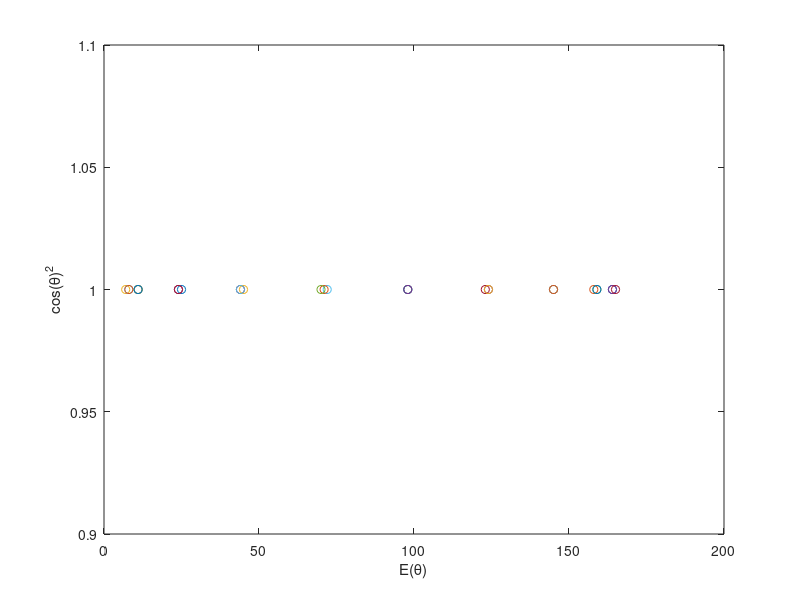

Recreate this plot in MATLAB.

% Oppgave 2
% Vinkel relativ
R = 0:10:90 * pi/180
% Intensitet. Gjor tre maalingar
E1 = [164 158 145 124 98 72 44 25 11 7];
E2 = [164 159 145 123 98 71 45 24 11 8];
E3 = [165 159 145 124 98 70 44 24 11 8];
plot(E1, cos(R).^2, '-o')
hold on;
plot(E2, cos(R).^2, '-o');
plot(E3, cos(R).^2, '-o');
xlabel('E(\theta)')
ylabel('cos(\theta)^2')
hold off;

% Tre polarisasjonsfiltere
E = [5 6 10 13 16 16 13 10 6 5];
% Begynner saa med 5 grader for aa dekke 45
R = 5:10:85
E = [5 8 12 15 16 15 12 8 5];

% Ny serie med steg 5
R = 0:5:90
E = [5 5 6 8 10 11 13 15 16 16 16 15 13 12 10 8 6 5 5];
E = [5 5 6 8 10 12 13 15 16 16 16 15 13 12 10 8 6 5 5];
